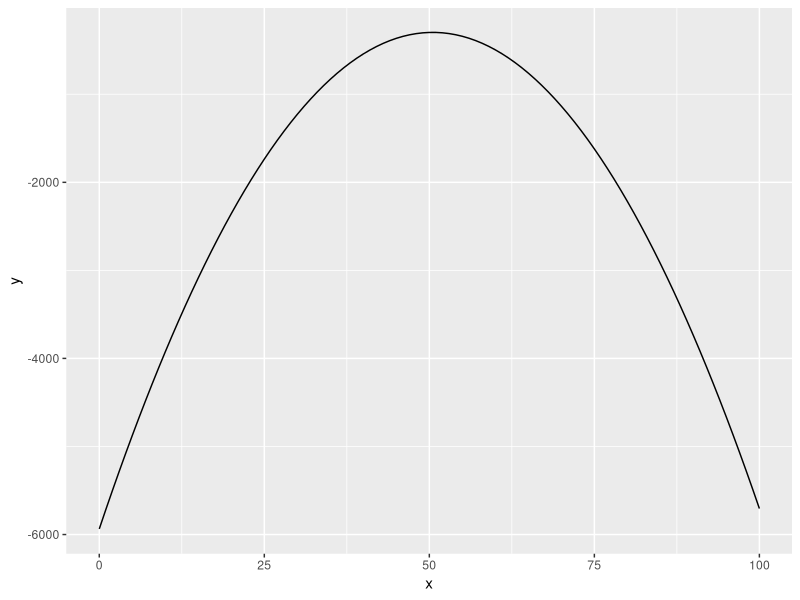
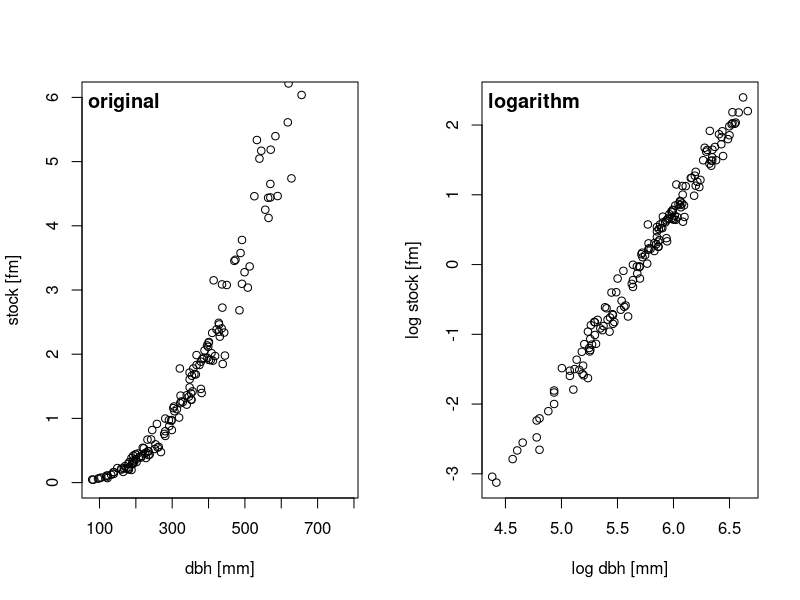
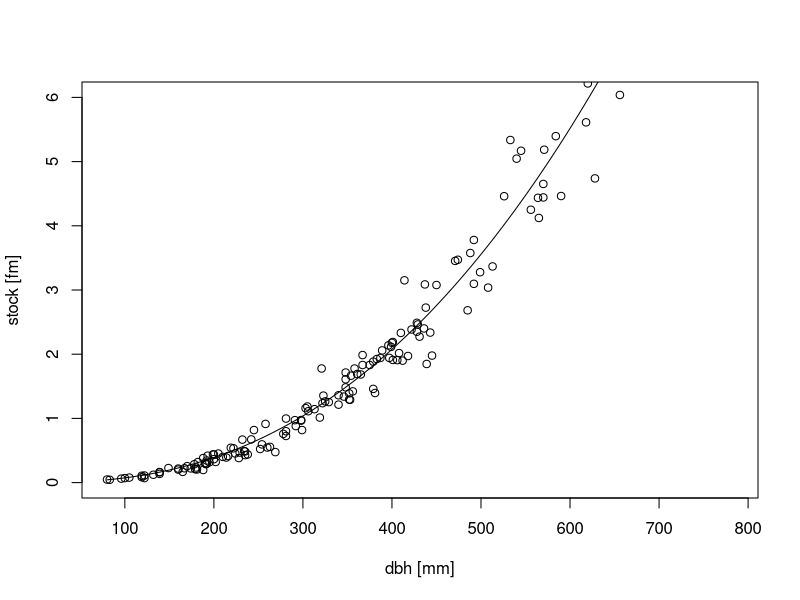
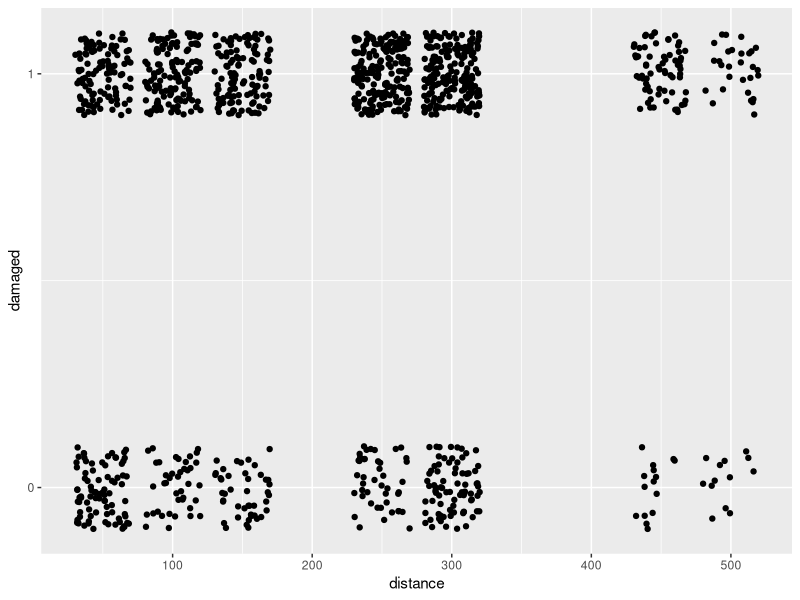
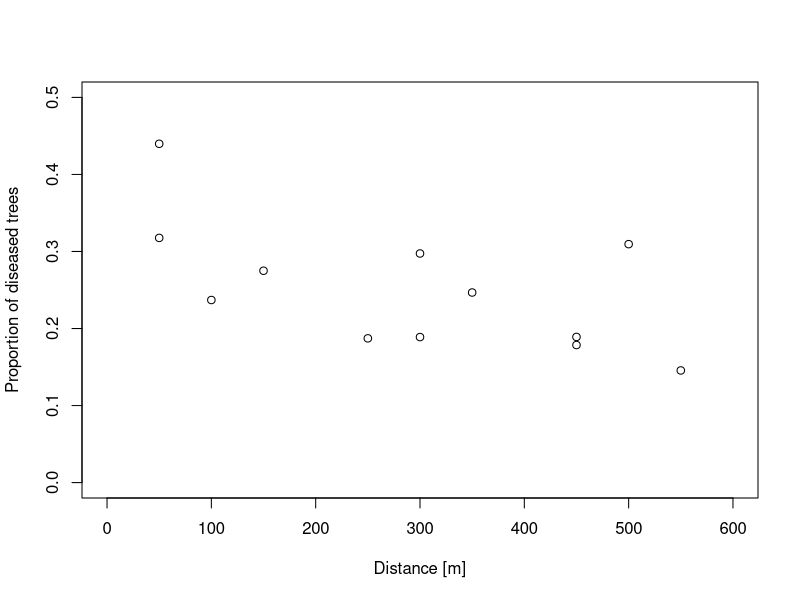
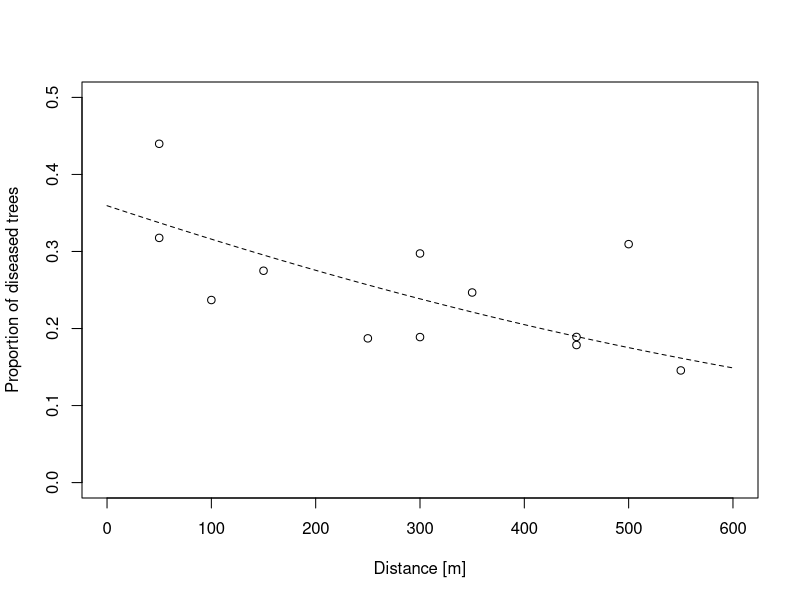

Recreate these plots in R, in order.
## ---- chunk 1
knitr::opts_chunk$set(echo = FALSE,
                      warning = FALSE,
                      error = FALSE,
                      message = FALSE)
## ---- chunk 2
library(ggplot2)
library(dplyr)
## ---- chunk 3
dat <- rnorm(100, mean = 50,  sd = 5)
std <- sd(dat)

## Likelihood Function ##
L <-  function (x) {sum((log((1 / (sqrt(2 * pi * std^2))) *
                       (exp( - ((dat - x)^2) / (2 * std^2) )))))}
## ---- chunk 4
plotDat <- data.frame(x = c(0 : 100))
plotDat$y <- apply(plotDat, 1, L)
#curve(expr = L, from = 0, to = 100, n = 100)
plotDat %>% ggplot(mapping = aes(x = x, y = y)) + geom_line()
## ---- chunk 5
optimize(f = L,
  interval = c(0, 100), maximum = TRUE
)

mean(dat)
## ---- chunk 6
allo <- read.csv2("dat/allometry.csv")

par(mfrow=c(1, 2))
## Graphic a)
## the stock (unit:fm for solid cubic meters) in relation to dbh
plot(allo$dbh_mm, allo$stock_mR, ylim=c(0, 6),
     xlab="dbh [mm]", ylab="stock [fm]")
## insert graphic label as text (adj=0 => left alignment)
mtext(text=" original", side=3, line=-1.5, adj=0, font=2, cex=1.2)
## Graphic b)
## the log stock in relation to log dbh
plot(log(allo$dbh_mm), log(allo$stock_mR),
     xlab="log dbh [mm]", ylab="log stock [fm]")
## insert graphic label as text
mtext(text=" logarithm", side=3, line=-1.5, adj=0, font=2, cex=1.2)
## set the graphics parameters back to their original values
par(mfrow=c(1, 1))
## ---- chunk 7
mod.allo <- glm(stock_mR ~ log(dbh_mm),
                data = allo,
                family = gaussian(link = "log"))
## ---- chunk 8
plot(allo$dbh_mm, allo$stock_mR, ylim=c(0, 6),
     xlab="dbh [mm]", ylab="stock [fm]")
curve(exp(coef(mod.allo)[1] + coef(mod.allo)[2] * log(x)), add = TRUE)

## ---- chunk 9
forest.damage <- read.table("dat/logreg_example.txt", sep=',', header=TRUE)

forest.damage.dist <- aggregate(forest.damage[, c("diseased", "trees")], 
                              by=list(distance=forest.damage$distance), sum) 

forest.damage$healthy <- forest.damage$trees - forest.damage$diseased

forest.damage.dis <- as.data.frame(lapply(forest.damage, rep, forest.damage$diseased))
forest.damage.healthy <- as.data.frame(lapply(forest.damage, rep, forest.damage$healthy))

forest.damage.dis$damaged <- 0
forest.damage.healthy$damaged <- 1

dat <- rbind(forest.damage.dis[,c(1, 2, 6)],
      forest.damage.healthy[,c(1, 2, 6)])

dat$age.class <- as.factor(dat$age.class)

dat <-  dat %>% filter(age.class == 1)

ggplot(dat, aes(y = damaged, x = distance)) + geom_jitter(height = .1) + scale_y_continuous(breaks = c(0, 1))
## ---- chunk 10
forest.damage$proportion.diseased <- forest.damage$diseased / forest.damage$trees
plot(forest.damage$distance, forest.damage$proportion.diseased, xlim=c(0, 600), ylim = c(0, .5), xlab="Distance [m]",
     ylab="Proportion of diseased trees")
## ---- chunk 11

model.logit  <- glm(cbind(diseased, trees - diseased) ~ distance,
                   family = binomial(link = "logit"),
                   data = forest.damage.dist)
## ---- chunk 12
beta <- coef(model.logit)
plot(forest.damage$distance, forest.damage$proportion.diseased, ylim=c(0, 0.5), xlim=c(0, 600), xlab="Distance [m]",
     ylab="Proportion of diseased trees")

## insert the fitted regression functions
## age.class 1
curve((exp(beta[1] + beta[2] * x)) / (1 + exp(beta[1] + beta[2] * x)),
       col="black", lty=2, lwd=1, add=TRUE)
## ---- chunk 13
summary(model.logit)
